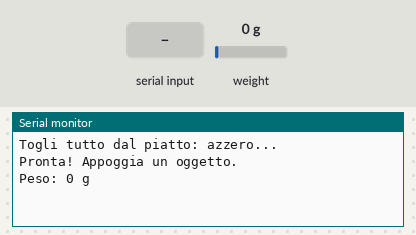
Simulated run of this sketch. Board: Arduino Uno, built with avr-gcc and run on an emulated ATmega328P. On the bench: the last lines printed to the serial monitor. The inputs (shaded band) are chosen by the test bench; at power-on: weight on the scale 0 g.

Above: at 3.2 s.
3.3 s: "t" received over Serial
At 5.4 s:
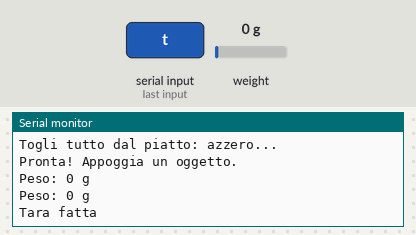
6.5 s: "r" received over Serial
At 7.8 s:
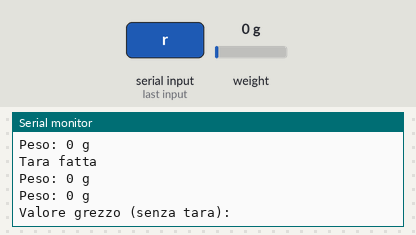
9.5 s: weight on the scale set to 100 g
At 10.3 s:
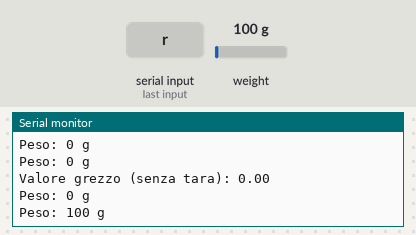
11.0 s: weight on the scale set to 1250 g
At 11.8 s:
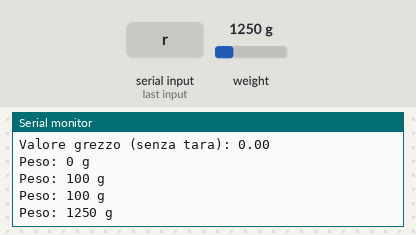
Timing chart, 0 to 13.5 s (numbered marks = the images above; inputs shaded):
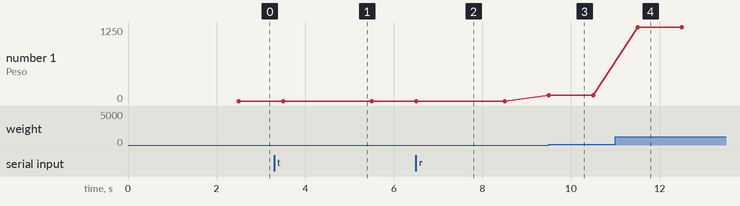

Measured:
- after the input at 3.3 s, the serial monitor: prints a new line after 1.7 s (image 1)
- after the input at 6.5 s, the serial monitor: prints a new line after 0.50 s (image 2)
- after the input at 9.5 s, the serial monitor: prints a new line at once (image 3)
- after the input at 11.0 s, the serial monitor: prints a new line after 0.50 s (image 4)
- plotted number 1: 0 → 100 after the input at 9.5 s, 100 → 1250 after the input at 11.0 s

The sketch:

sketch.ino
```cpp
// Scheda 20 - Bilancia con cella di carico e amplificatore HX711
// DT dell'HX711 sul pin 3, SCK sul pin 2. Libreria "HX711" di Bogdan Necula (bogde).
// Dal Monitor Seriale: invia "t" per azzerare (tara), "r" per vedere il valore grezzo.

#include "HX711.h"

const int PIN_DT = 3;
const int PIN_SCK = 2;
float FATTORE = 0.42;    // unità grezze per grammo: 0.42 va bene per Wokwi, sulla cella vera va tarato

HX711 bilancia;

void setup() {
  Serial.begin(9600);
  bilancia.begin(PIN_DT, PIN_SCK);
  Serial.println("Togli tutto dal piatto: azzero...");
  delay(1000);
  bilancia.set_scale(FATTORE);
  bilancia.tare();               // il peso attuale (piatto vuoto) diventa lo zero
  Serial.println("Pronta! Appoggia un oggetto.");
}

void loop() {
  if (Serial.available()) {
    char c = Serial.read();
    if (c == 't') {
      bilancia.tare();
      Serial.println("Tara fatta");
    }
    if (c == 'r') {
      Serial.print("Valore grezzo (senza tara): ");
      Serial.println(bilancia.get_value(10));
    }
  }

  float grammi = bilancia.get_units(5);   // media di 5 letture, già divisa per FATTORE
  if (abs(grammi) < 1) grammi = 0;        // niente "-0.3 g" a piatto vuoto
  Serial.print("Peso: ");
  Serial.print(grammi, 0);
  Serial.println(" g");
  delay(500);
}
```
